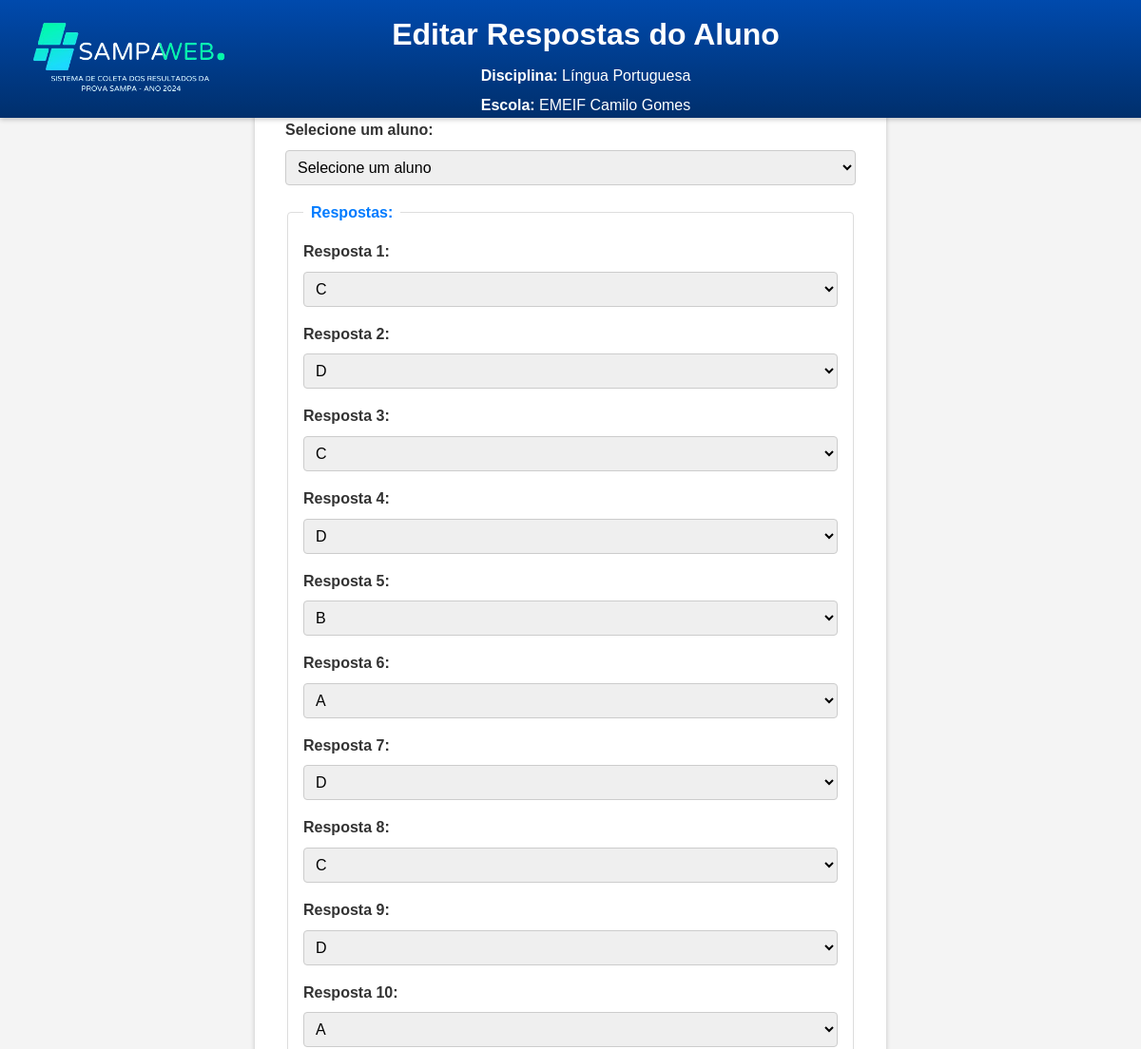
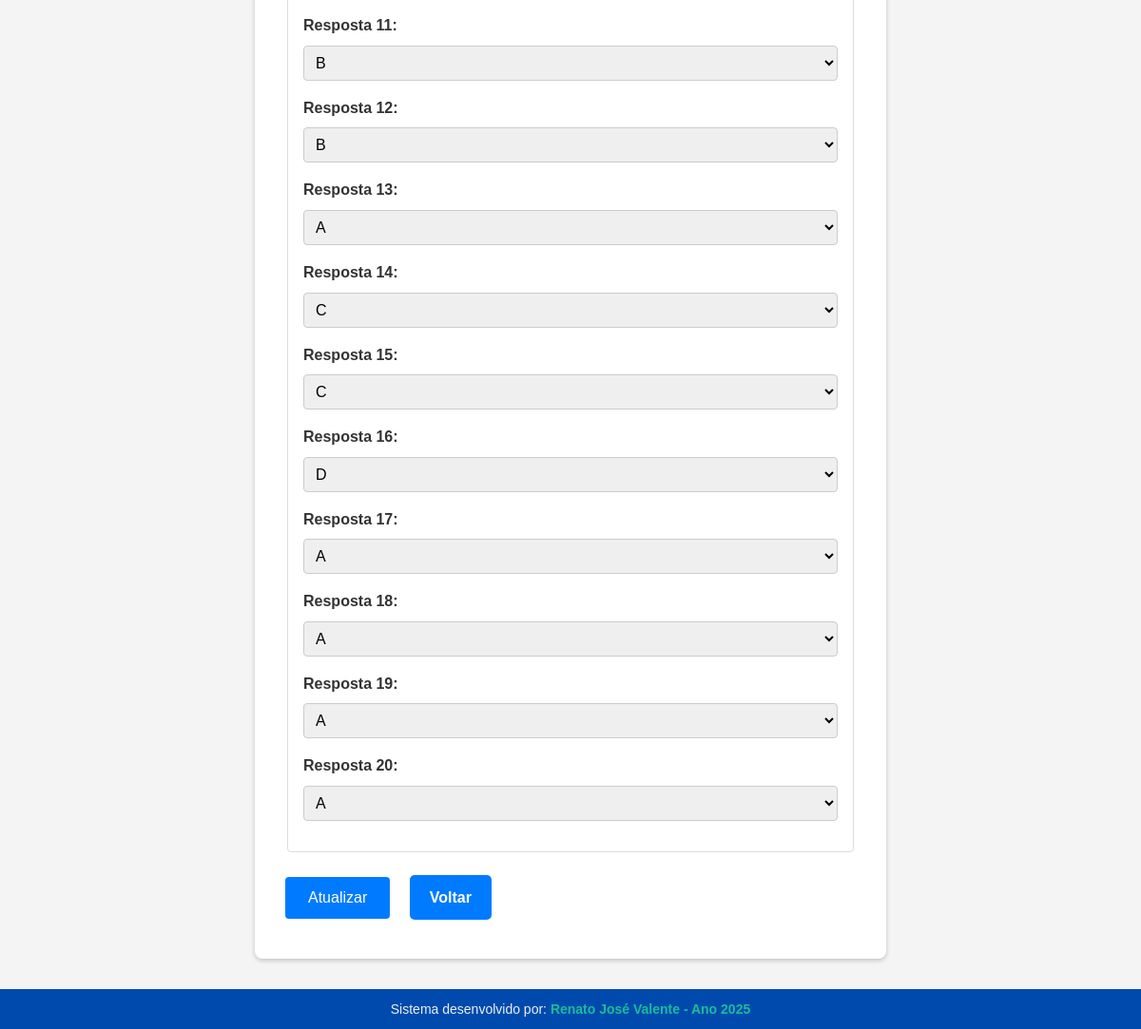
The app's page /prova_LP_Camilo/editarResp.php?idAluno=1 (signed in) with its own data (2 pictures, top to bottom).
### tables this page shows
CREATE TABLE `escola` (
  `idEscola` int(11) NOT NULL,
  `nomeEscola` varchar(100) NOT NULL
);

CREATE TABLE `questoes_lp` (
  `idQuestao` int(11) NOT NULL,
  `idAluno` int(11) NOT NULL,
  `idDisciplina` int(11) NOT NULL,
  `idEscola` int(11) NOT NULL,
  `resposta1` char(1) DEFAULT NULL,
  `resposta2` char(1) DEFAULT NULL,
  `resposta3` char(1) DEFAULT NULL,
  `resposta4` char(1) DEFAULT NULL,
  `resposta5` char(1) DEFAULT NULL,
  `resposta6` char(1) DEFAULT NULL,
  `resposta7` char(1) DEFAULT NULL,
  `resposta8` char(1) DEFAULT NULL,
  `resposta9` char(1) DEFAULT NULL,
  `resposta10` char(1) DEFAULT NULL,
  `resposta11` char(1) DEFAULT NULL,
  `resposta12` char(1) DEFAULT NULL,
  `resposta13` char(1) DEFAULT NULL,
  `resposta14` char(1) DEFAULT NULL,
  `resposta15` char(1) DEFAULT NULL,
  `resposta16` char(1) DEFAULT NULL,
  `resposta17` char(1) DEFAULT NULL,
  `resposta18` char(1) DEFAULT NULL,
  `resposta19` char(1) DEFAULT NULL,
  `resposta20` char(1) DEFAULT NULL
);

### prova_LP_Camilo/editarResp.php (the view, shortened to what this page needs)
<?php
    if(isset($_SESSION['email'])){
?>
<?php
$conn = ConexaoPDO::getInstance();
$queryEscola = "SELECT idEscola, nomeEscola FROM Escola WHERE idEscola = 2";
$resultEscola = $conn->query($queryEscola)->fetch(PDO::FETCH_ASSOC);
$idAluno = $_GET['idAluno'] ?? null;
$respostas = [];
if ($idAluno) {
    $queryQuestoes = "SELECT * FROM Questoes_lp WHERE idAluno = ?";
    $stmtQuestoes = $conn->prepare($queryQuestoes);
    $stmtQuestoes->execute([$idAluno]);
    $respostas = $stmtQuestoes->fetch(PDO::FETCH_ASSOC);
}
?>
<!DOCTYPE html>
<html lang="pt-BR">
<head>
    <link rel="stylesheet" href="../estilo/estilo.css">
</head>
<body>
    <header>
        <img src="../imagens/sampaweb_logo2.png" alt="Logo" class="logo">
        <h1>Editar Respostas do Aluno</h1>
        <p><strong>Disciplina:</strong> Língua Portuguesa</p>
        <p><strong>Escola:</strong> <?= $resultEscola['nomeEscola'] ?></p>
    </header>
    <form method="POST" action="">
        <label for="idAluno">Selecione um aluno:</label>
        <select name="idAluno" id="idAluno" onchange="location = '?idAluno=' + this.value" required>
            <option value="">Selecione um aluno</option>
        </select>
        <?php if (!empty($respostas)): ?>
            <fieldset>
                <legend>Respostas:</legend>
                <?php for ($i = 1; $i <= 20; $i++): ?>
                    <label for="resposta<?= $i ?>">Resposta <?= $i ?>:</label>
                    <select name="resposta<?= $i ?>" id="resposta<?= $i ?>" required>
                        <option value="A" <?= $respostas["resposta$i"] == "A" ? "selected" : "" ?>>A</option>
                        <option value="B" <?= $respostas["resposta$i"] == "B" ? "selected" : "" ?>>B</option>
                        <option value="C" <?= $respostas["resposta$i"] == "C" ? "selected" : "" ?>>C</option>
                        <option value="D" <?= $respostas["resposta$i"] == "D" ? "selected" : "" ?>>D</option>
                    </select>
                    <br>
                <?php endfor; ?>
            </fieldset>
            <button type="submit" name="atualizar">Atualizar</button>
            <a href="inserirResp.php" class="linkacesso-link">Voltar</a>
        <?php else: ?>
            <p>Selecione um aluno para editar as respostas.</p>
        <?php endif; ?>
    </form>
    <footer>
        <p>Sistema desenvolvido por: <strong>Renato José Valente - Ano 2025</strong></p>
    </footer>
</body>
</html>
<?php
    }else{
    ?>
    echo "<script>alert('Acesse a página de Login!!!'); location.href='../login.php';</script>";
 <?php
}
 ?>

### estilo/estilo.css (style rules this page uses)
body, h1, p, label, select, input, button, a { margin: 0; padding: 0; box-sizing: border-box; }
body { font-family: Arial, sans-serif; background-color: #f4f4f4; color: #333; line-height: 1.6; margin: 0; padding-top: 60px; }
header { background: linear-gradient(to bottom, #004aad, #002f6c); color: white; padding: 0.5em 1em; text-align: center; position: fixed; top: 0; width: 100%; z-index: 1000; box-shadow: 0 2px 5px rgba(0, 0, 0, 0.2); height: 108px; }
header .logo { position: absolute; top: 10px; left: 20px; height: 100px; width: auto; }
header h1 { margin-top: 0.1em; font-size: 2.0em; }
header p { font-size: 1em; margin: 0.3em 0 0; }
form { background: white; max-width: 600px; margin: 2em auto; padding: 2em; border-radius: 8px; box-shadow: 0 2px 5px rgba(0, 0, 0, 0.2); }
form label { display: block; margin-bottom: 0.5em; font-weight: bold; }
form select, form input[type="text"] { width: 100%; padding: 0.5em; margin-bottom: 1em; border: 1px solid #ccc; border-radius: 4px; font-size: 1em; }
fieldset { border: 1px solid #ddd; padding: 1em; margin-bottom: 1em; border-radius: 4px; }
fieldset legend { font-weight: bold; color: #007BFF; padding: 0 0.5em; }
form button { display: inline-block; padding: 0.8em 1.5em; font-size: 1em; color: white; background-color: #007BFF; border: none; border-radius: 4px; cursor: pointer; margin-right: 1em; transition: background-color 0.3s; }
form a { text-decoration: none; color: #007BFF; font-weight: bold; transition: color 0.3s; }
a { text-decoration: none; color: inherit; }
button { background-color: #007BFF; color: #fff; border: none; padding: 10px 20px; font-size: 1em; border-radius: 5px; cursor: pointer; margin: 10px 0; }
footer { background-color: #004aad; color: #ecf0f1; text-align: center; padding: 10px 0; font-size: 14px; margin-top: 20px; }
footer p { margin: 0; }
footer strong { color: #1abc9c; }
.linkacesso-link { display: inline-block; padding: 10px 20px; font-size: 16px; color: white; background-color: #007BFF; text-decoration: none; border-radius: 5px; border: 1px solid transparent; transition: background-color 0.3s, border-color 0.3s; }

### records on screen
escola: nomeEscola "EMEIF Camilo Gomes"
questoes_lp: resposta1 "C", resposta2 "D", resposta3 "C", resposta4 "D", resposta5 "B", resposta6 "A", resposta7 "D", resposta8 "C", resposta9 "D", resposta10 "A", resposta11 "B", resposta12 "B", resposta13 "A", resposta14 "C", resposta15 "C", resposta16 "D", resposta17 "A", resposta18 "A", resposta19 "A", resposta20 "A"
